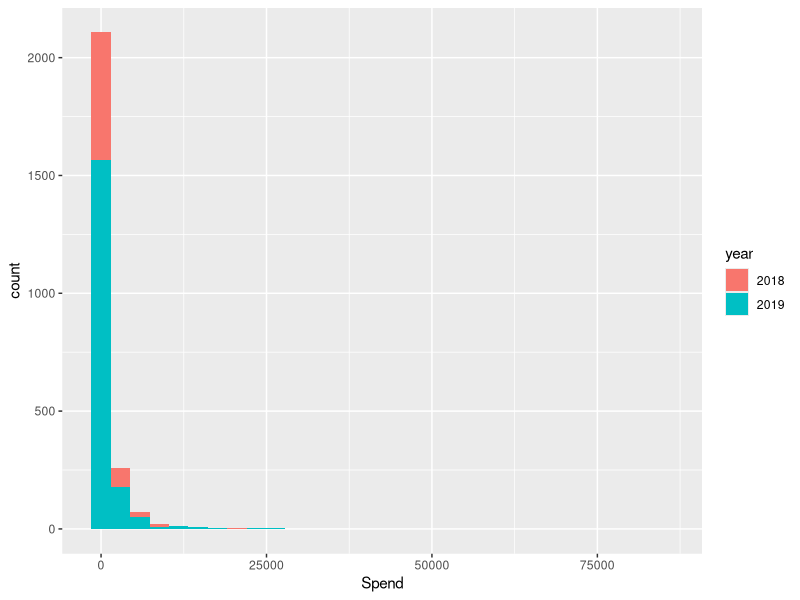

The R source for this figure:
## ---- chunk 1

library(tidyverse)

setwd('~/Desktop/Snapchat_PoliAdds/')
df.18 = read.csv('_2018.csv')
df.19 = read.csv('_2019.csv')
df.18$year = '2018'
df.19$year = '2019'

df <- rbind(df.18,df.19)

nrow(df.18)
nrow(df.19)

ncol(df.19)
ncol(df.18)

# AD ID - unique
length(unique(df.18$ADID))

# CreativeUrL

# unique
length(unique(df.18$CreativeUrl))
length(unique(df.19$CreativeUrl))

df.18 %>%
  group_by(CreativeUrl) %>%
  summarise(n = n()) %>%
  arrange(desc(n))

df.19 %>%
  group_by(CreativeUrl) %>%
  summarise(n = n()) %>%
  arrange(desc(n))

# look at volume of ads over time for each year

# spending in 1$
df.18$Spend
df.19$Spend

df %>%
  ggplot(aes(x = Spend, fill = year)) +
  geom_histogram()

df %>% 
  group_by(year) %>%
  summarise(m = mean(Spend),
            sd = sd(Spend),
            min = min(Spend),
            max = max(Spend),
            median = median(Spend))

# someone spent $85,000, who was it?

# in 2018 the most spent on SnapChat political advertisement was $23,742, and was payed for by a PAC organization called,
# Nevada Conservation League PAC. 

m2018 = df[df$Spend == 23742,]
m2018$OrganizationName
m2018$PayingAdvertiserName
m2018$CountryCode
m2018$CreativeUrl

# this advertisemt was run by the Australian Electoral Commision in 2019, from from April 29th to May 17th. The AEC is under
# the Australian Government Department of Finance.
df[df$Spend == 85000,]

